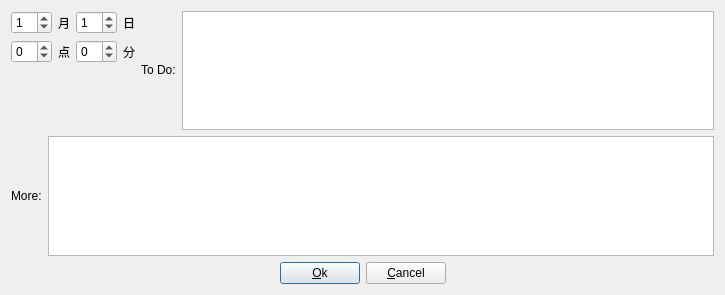
<?xml version="1.0" encoding="UTF-8"?>
<ui version="4.0">
 <class>setItem</class>
 <widget class="QDialog" name="setItem">
  <property name="geometry">
   <rect>
    <x>0</x>
    <y>0</y>
    <width>725</width>
    <height>295</height>
   </rect>
  </property>
  <property name="sizePolicy">
   <sizepolicy hsizetype="Preferred" vsizetype="Preferred">
    <horstretch>0</horstretch>
    <verstretch>0</verstretch>
   </sizepolicy>
  </property>
  <property name="windowTitle">
   <string>Dialog</string>
  </property>
  <layout class="QVBoxLayout" name="verticalLayout_4">
   <item>
    <layout class="QVBoxLayout" name="verticalLayout_3">
     <item>
      <layout class="QVBoxLayout" name="verticalLayout_2">
       <item>
        <spacer name="verticalSpacer">
         <property name="orientation">
          <enum>Qt::Vertical</enum>
         </property>
         <property name="sizeHint" stdset="0">
          <size>
           <width>20</width>
           <height>40</height>
          </size>
         </property>
        </spacer>
       </item>
       <item>
        <layout class="QHBoxLayout" name="horizontalLayout_9">
         <item>
          <layout class="QVBoxLayout" name="verticalLayout">
           <item>
            <layout class="QHBoxLayout" name="horizontalLayout_3">
             <item>
              <layout class="QHBoxLayout" name="horizontalLayout">
               <item>
                <widget class="QSpinBox" name="monthBox">
                 <property name="wrapping">
                  <bool>true</bool>
                 </property>
                 <property name="minimum">
                  <number>1</number>
                 </property>
                 <property name="maximum">
                  <number>12</number>
                 </property>
                </widget>
               </item>
               <item>
                <widget class="QLabel" name="label">
                 <property name="text">
                  <string>月</string>
                 </property>
                 <property name="buddy">
                  <cstring>monthBox</cstring>
                 </property>
                </widget>
               </item>
              </layout>
             </item>
             <item>
              <layout class="QHBoxLayout" name="horizontalLayout_2">
               <item>
                <widget class="QSpinBox" name="dayBox">
                 <property name="wrapping">
                  <bool>true</bool>
                 </property>
                 <property name="minimum">
                  <number>1</number>
                 </property>
                 <property name="maximum">
                  <number>31</number>
                 </property>
                 <property name="value">
                  <number>1</number>
                 </property>
                </widget>
               </item>
               <item>
                <widget class="QLabel" name="label_2">
                 <property name="text">
                  <string>日</string>
                 </property>
                 <property name="buddy">
                  <cstring>dayBox</cstring>
                 </property>
                </widget>
               </item>
              </layout>
             </item>
            </layout>
           </item>
           <item>
            <layout class="QHBoxLayout" name="horizontalLayout_6">
             <item>
              <layout class="QHBoxLayout" name="horizontalLayout_4">
               <item>
                <widget class="QSpinBox" name="hourBox">
                 <property name="wrapping">
                  <bool>true</bool>
                 </property>
                 <property name="minimum">
                  <number>0</number>
                 </property>
                 <property name="maximum">
                  <number>23</number>
                 </property>
                </widget>
               </item>
               <item>
                <widget class="QLabel" name="label_3">
                 <property name="text">
                  <string>点</string>
                 </property>
                 <property name="buddy">
                  <cstring>hourBox</cstring>
                 </property>
                </widget>
               </item>
              </layout>
             </item>
             <item>
              <layout class="QHBoxLayout" name="horizontalLayout_5">
               <item>
                <widget class="QSpinBox" name="minuteBox">
                 <property name="wrapping">
                  <bool>true</bool>
                 </property>
                 <property name="minimum">
                  <number>0</number>
                 </property>
                 <property name="maximum">
                  <number>59</number>
                 </property>
                </widget>
               </item>
               <item>
                <widget class="QLabel" name="label_4">
                 <property name="text">
                  <string>分</string>
                 </property>
                 <property name="buddy">
                  <cstring>minuteBox</cstring>
                 </property>
                </widget>
               </item>
              </layout>
             </item>
            </layout>
           </item>
           <item>
            <spacer name="verticalSpacer_3">
             <property name="orientation">
              <enum>Qt::Vertical</enum>
             </property>
             <property name="sizeHint" stdset="0">
              <size>
               <width>20</width>
               <height>40</height>
              </size>
             </property>
            </spacer>
           </item>
          </layout>
         </item>
         <item>
          <layout class="QHBoxLayout" name="horizontalLayout_7">
           <item>
            <widget class="QLabel" name="label_5">
             <property name="sizePolicy">
              <sizepolicy hsizetype="Preferred" vsizetype="Fixed">
               <horstretch>0</horstretch>
               <verstretch>0</verstretch>
              </sizepolicy>
             </property>
             <property name="text">
              <string>To Do:</string>
             </property>
             <property name="buddy">
              <cstring>toDoEdit</cstring>
             </property>
            </widget>
           </item>
           <item>
            <widget class="QTextEdit" name="toDoEdit">
             <property name="sizePolicy">
              <sizepolicy hsizetype="Expanding" vsizetype="Maximum">
               <horstretch>0</horstretch>
               <verstretch>0</verstretch>
              </sizepolicy>
             </property>
            </widget>
           </item>
          </layout>
         </item>
        </layout>
       </item>
       <item>
        <layout class="QHBoxLayout" name="horizontalLayout_8">
         <item>
          <widget class="QLabel" name="label_6">
           <property name="text">
            <string>More:</string>
           </property>
          </widget>
         </item>
         <item>
          <widget class="QTextEdit" name="moreEdit">
           <property name="sizePolicy">
            <sizepolicy hsizetype="Expanding" vsizetype="Preferred">
             <horstretch>0</horstretch>
             <verstretch>0</verstretch>
            </sizepolicy>
           </property>
          </widget>
         </item>
        </layout>
       </item>
      </layout>
     </item>
     <item>
      <layout class="QHBoxLayout" name="horizontalLayout_10">
       <item>
        <spacer name="horizontalSpacer_4">
         <property name="orientation">
          <enum>Qt::Horizontal</enum>
         </property>
         <property name="sizeHint" stdset="0">
          <size>
           <width>40</width>
           <height>20</height>
          </size>
         </property>
        </spacer>
       </item>
       <item>
        <widget class="QPushButton" name="okButton">
         <property name="text">
          <string>&amp;Ok</string>
         </property>
        </widget>
       </item>
       <item>
        <widget class="QPushButton" name="cancel">
         <property name="text">
          <string>&amp;Cancel</string>
         </property>
        </widget>
       </item>
       <item>
        <spacer name="horizontalSpacer_5">
         <property name="orientation">
          <enum>Qt::Horizontal</enum>
         </property>
         <property name="sizeHint" stdset="0">
          <size>
           <width>40</width>
           <height>20</height>
          </size>
         </property>
        </spacer>
       </item>
      </layout>
     </item>
    </layout>
   </item>
  </layout>
 </widget>
 <tabstops>
  <tabstop>monthBox</tabstop>
  <tabstop>dayBox</tabstop>
  <tabstop>hourBox</tabstop>
  <tabstop>minuteBox</tabstop>
  <tabstop>toDoEdit</tabstop>
  <tabstop>moreEdit</tabstop>
  <tabstop>okButton</tabstop>
  <tabstop>cancel</tabstop>
 </tabstops>
 <resources/>
 <connections/>
</ui>
